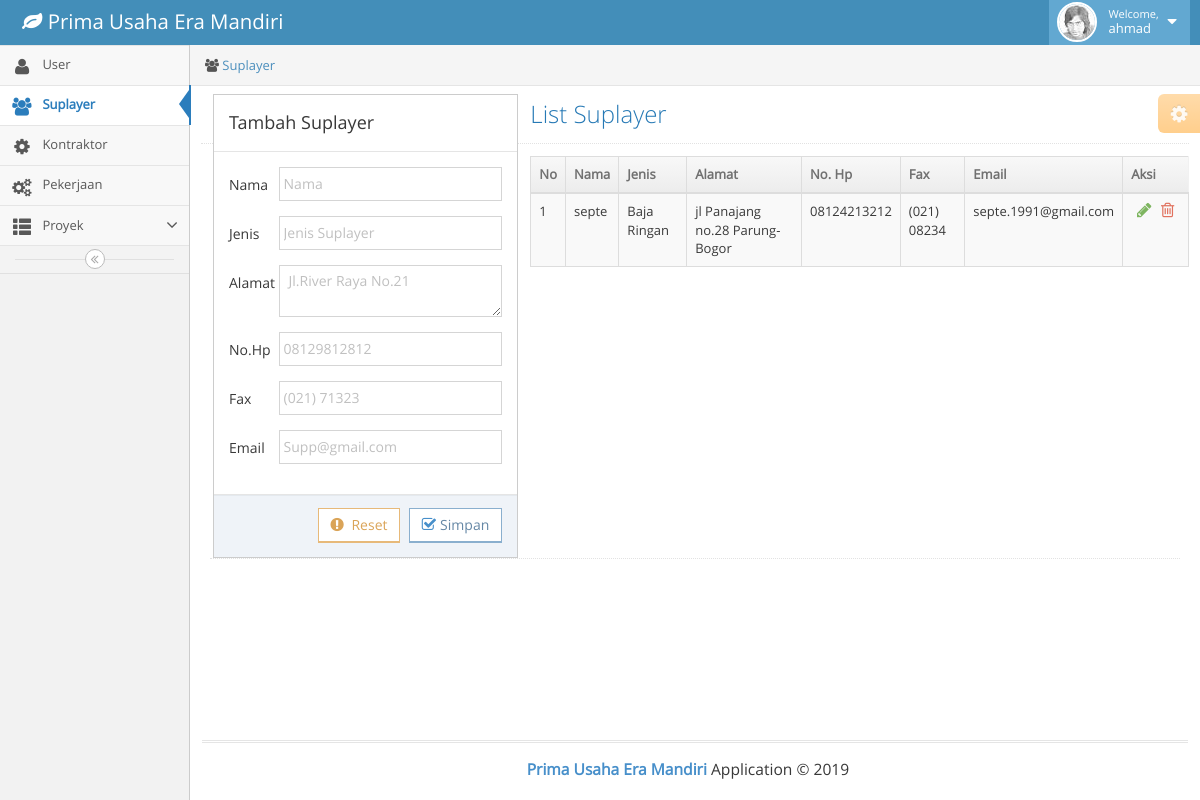
/view/panel/admin?panel=suplayer (signed in), run on the app's committed database.
### tables this page shows
CREATE TABLE `supplier` (
  `id_supplier` int(11) NOT NULL,
  `nama` varchar(30) NOT NULL,
  `jenis` varchar(20) NOT NULL,
  `alamat` varchar(30) NOT NULL,
  `hp` varchar(15) NOT NULL,
  `fax` varchar(15) NOT NULL,
  `email` varchar(20) NOT NULL
);

### control/function.php (called while the page is built, shortened)
<?php
    include 'koneksi.php';
    function tampilData($tbl){
        global $dbh;
        $rows = [];
        $result = mysqli_query($dbh," SELECT * FROM $tbl ");
        while ($row = mysqli_fetch_assoc($result) ) {
            $rows[] = $row;
        }
        return $rows;
    }
?>

### view/panel/admin/suplayer.php (the view, shortened to what this page needs)
<?php
    $suppliers = tampilData("supplier");
?>
<div class="breadcrumbs ace-save-state" id="breadcrumbs">
    <ul class="breadcrumb">
        <li>
            <i class="ace-icon fa fa-users user-icon"></i>
            <a href="#">Suplayer</a>
        </li>
    </ul>
</div>
<div class="page-content">
    <div class="ace-settings-container" id="ace-settings-container">
        <div class="btn btn-app btn-xs btn-warning ace-settings-btn" id="ace-settings-btn">
            <i class="ace-icon fa fa-cog bigger-130"></i>
        </div>
    </div>
    <div class="row">
        <div class="col-xs-12">
            <div class="page-header has-shadow" style="padding: 0 15px;">
                <div class="row">
                        <div class="row" >
                            <div class="col-md-4" >
                                <form method="post" onsubmit="" class="form-horizontal">
                                    <div class="modal-content" >
                                        <div class="modal-header">
                                            <h4 class="modal-title" id="jdlForm">Tambah Suplayer</h4>
                                        </div>
                                        <div class="modal-header" style="">
                                            <div class="form-group">
                                                <div class="col-sm-2 text-left">
                                                    <label for="nm" class=" control-label">Nama</label>
                                                </div>
                                                <div class="col-sm-10">
                                                <input type="text" autofocus class="form-control" placeholder="Nama" id="nm" name="nama" autocomplete="off">
                                                </div>
                                            </div>
                                             <div class="form-group">
                                                <div class="col-sm-2 text-left">
                                                    <label for="jns" class=" control-label">Jenis</label>
                                                </div>
                                                <div class="col-sm-10">
                                                <input type="text" autofocus class="form-control" placeholder="Jenis Suplayer" id="jns" name="jenis" autocomplete="off">
                                                </div>
                                            </div>
                                            <div class="form-group">
                                                <div class="col-sm-2">
                                                    <label class="control-label" for="alamat">Alamat</label>
                                                </div>
                                                <div class="col-sm-10">
                                                <textarea name="alamat" id="alamat" class="form-control" placeholder="Jl.River Raya No.21" autocomplete="off" maxlength="50"></textarea>
                                                </div>
                                            </div>
                                            <div class="form-group">
                                                <div class="col-sm-2">
                                                    <label class="control-label" for="hp">No.Hp</label>
                                                </div>
                                                <div class="col-sm-10">
                                                <input type="text" autofocus class="form-control" placeholder="08129812812" id="hp" name="hp" autocomplite="off" max-lenght=14 >
                                                </div>
                                            </div>
                                            <div class="form-group">
                                                <div class="col-sm-2">
                                                    <label class="control-label" for="fax">Fax</label>
                                                </div>
                                                <div class="col-sm-10">
                                                <input type="tel" autofocus class="form-control" placeholder="(021) 71323" id="fax" name="fax" autocomplite="off" max-lenght=14 >
                                                </div>
                                            </div>
                                            <div class="form-group">
                                                <div class="col-sm-2">
                                                    <label class="control-label" for="email">Email</label>
                                                </div>
                                                <div class="col-sm-10">
                                                <input name="email" type="email" class="form-control" id="email" placeholder="Supp@gmail.com" autocomplete="off" >
                                                </div>
                                            </div>
                                        </div>
                                        <div class="modal-footer">
                                            <button type="reset" class="btn batal btn-white btn-warning btn-bold" data-dismiss="modal"><i class="ace-icon fa fa-exclamation-circle bigger-110  "></i> <span>Reset</span></button>
                                            <button type="submit" name="btn-supp" class="btn btn-white btn-primary btn-bold save"><i class="ace-icon fa fa-check-square-o bigger-110 blue"></i><span>Simpan</span></button>
                                        </div>
                                    </div>
                                </form>
                            </div>
                            <div class="col">
                                <div class="page-header">
                                <h1>
                                    List Suplayer
                                </h1>
                            </div>
                                <div class=" table-responsive">
                                    <table id="dynamic-table" class="table table-striped table-bordered table-hover">
                                    <thead>
                                        <tr>
                                        <th>No</th>
                                        <th>Nama</th>
                                        <th>Jenis</th>
                                        <th>Alamat</th>
                                        <th>No. Hp</th>
                                        <th>Fax</th>
                                        <th>Email</th>
                                        <th class="hidden-480" style="color: #707070; width:10%">Aksi</th>
                                        </tr>
                                    </thead>
                                    <tbody>
                                        <?php
                                        $no = 1;
                                            foreach ($suppliers as $supp) :
                                        ?>
                                            <tr>
                                                <td><?= $no; ?></td>
                                                <td><?= $supp['nama'] ?></td>
                                                <td><?= $supp['jenis'] ?></td>
                                                <td><?= $supp['alamat']; ?></td>
                                                <td><?= $supp['hp']; ?></td>
                                                <td><?= $supp['fax']; ?></td>
                                                <td><?= $supp['email']; ?></td>
                                                <td style="text-align:center" class="hilang">
                                                    <div class="hidden-sm hidden-xs action-buttons">
                                                        <a class="green suppubah" href="#"
                                                            data-id = "<?= $supp['id_supplier'] ?>"
                                                            data-nama = "<?= $supp['nama'] ?>"
                                                            data-jns = "<?= $supp['jenis'] ?>"
                                                            data-alamat = "<?= $supp['alamat'] ?>"
                                                            data-hp = "<?= $supp['hp'] ?>"
                                                            data-fax = "<?= $supp['fax'] ?>"
                                                            data-email = "<?= $supp['email'] ?>"
                                                        >
                                                            <i class="ace-icon fa fa-pencil bigger-130"></i>
                                                        </a>
                                                        <a class="red supphps" href="#"                      data-toggle = "modal"
                                                        data-target = "#supphps"
                                                        data-id = "<?= $supp['id_supplier'] ?>"
                                                        >
                                                            <i class="ace-icon fa fa-trash-o bigger-130"></i>
                                                        </a>
                                                    </div>
                                                </td>
                                            </tr>
                                        <?php
                                            $no++;
                                            endforeach;
                                        ?>
                                    </tbody>
                                </table>
                                </div>
                            </div>
                        </div>
                        </div>
                    </div>
                </div>
            </div>

### data on the page
supplier: nama "septe", jenis "Baja Ringan", alamat "jl Panajang no.28 Parung-Bogor", hp "08124213212", fax "(021) 08234", email "septe.1991@gmail.com"

### other printed values
$_SESSION['username'] "ahmad"
